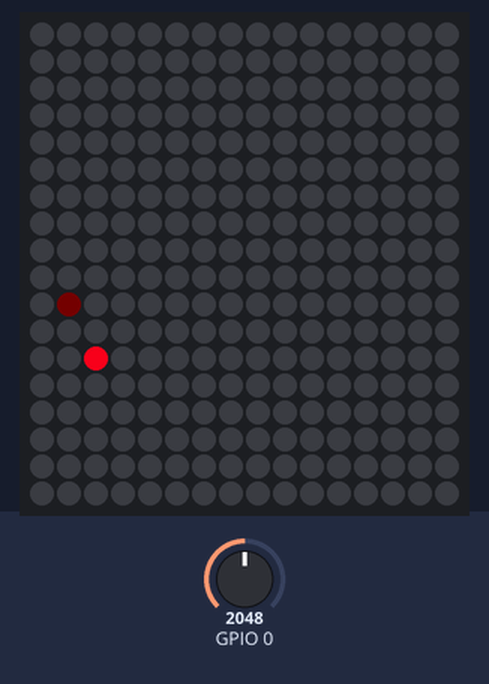
Simulated run of this program. Board: ESP32. On the bench: 16×18 RGB LED matrix (first LED top left, wired row by row). The test bench sets the inputs (shaded band); at power-on: GPIO 0 = 2048. Random numbers use the default seed unless the program sets one.

Above: at 0.59 s.
At 5.44 s:
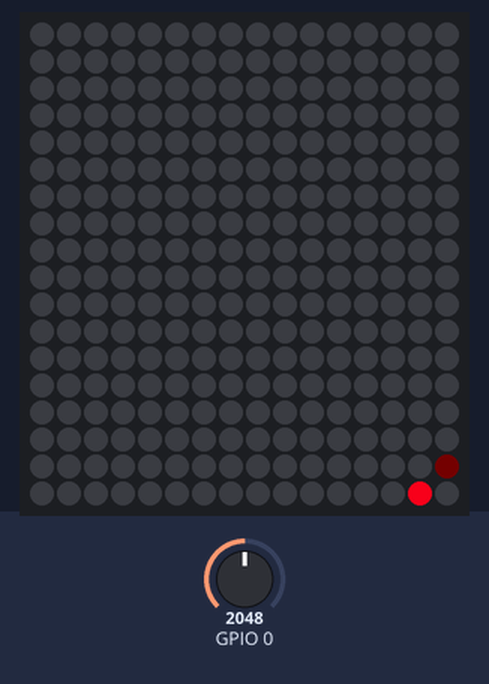
At 10.3 s:
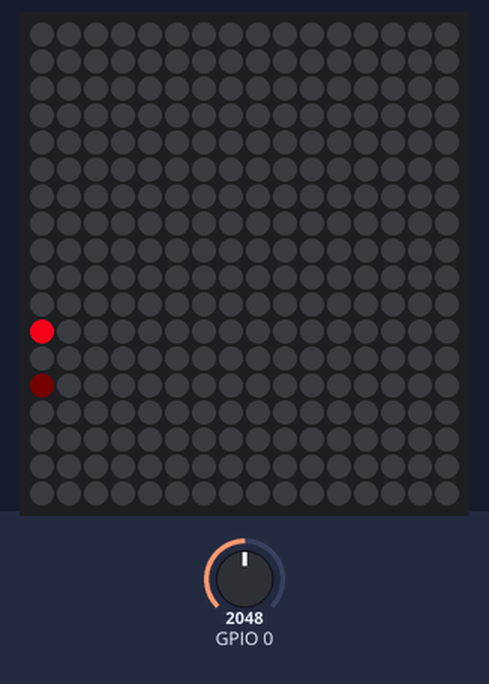
At 20.13 s:
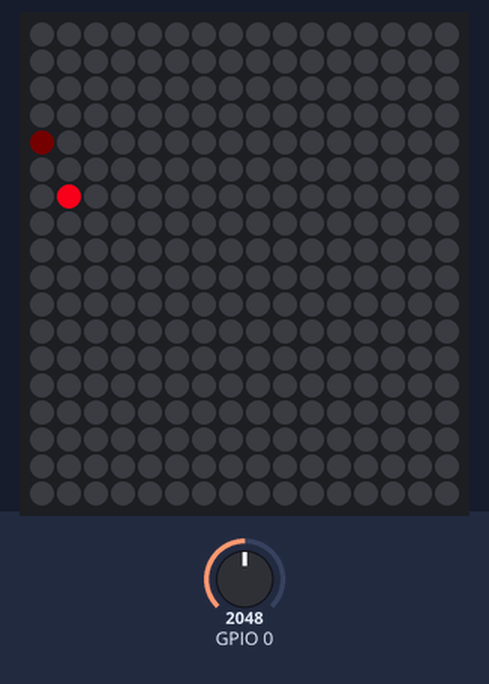
At 29.83 s:
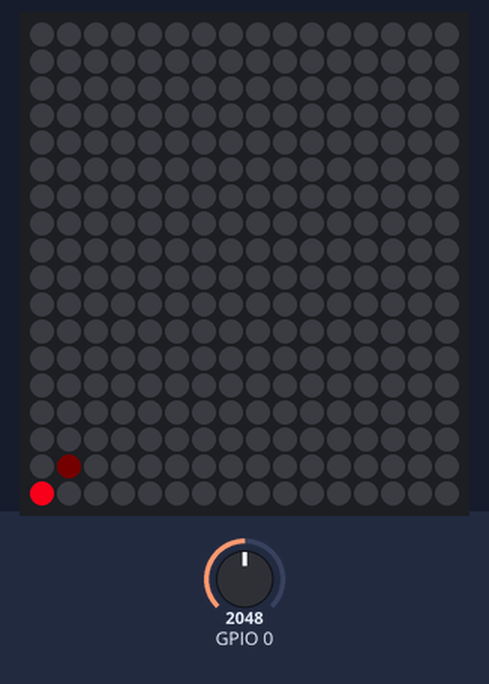
At 39.67 s:
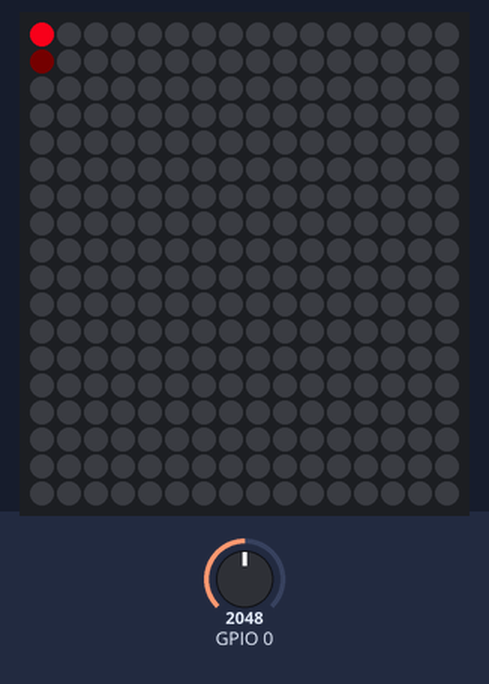

The program:

main.cpp
```cpp
// Bouncing balls
#include <FastLED.h>

#define FASTLED_INTERNAL

#define LED_PIN     3
#define NUM_LEDS    288
#define BRIGHTNESS  255
#define LED_TYPE    WS2812B
#define COLOR_ORDER GRB
#define NUM_ROWS    18
#define NUM_COLS    16
#define ARRAYSIZE(x) (sizeof(x)/sizeof(x[0]))

CRGB leds[NUM_LEDS];

class Ball{
  public:
    // constructor
    Ball(){
      randomSeed(analogRead(0));
      _x = random(NUM_COLS);
      _y = random(NUM_ROWS);
      while (_delta_x == 0){
        _delta_x = random(-20,30)/10;
      }
      while (_delta_y ==0){
        _delta_y = random(-20,30)/10;
      }
      _color = CHSV(random(1,255),255,255);
      leds[LEDArrayPosition(_x, _y)] = _color;
    };

    void Fade(uint8_t percentValue){
      leds[LEDArrayPosition(_x, _y)].fadeToBlackBy(percentValue);
    }

    void FadePrevious(uint8_t x, uint8_t y, uint8_t percentValue=200){
      leds[LEDArrayPosition(x, y)].fadeToBlackBy(percentValue);
    }

    void Clear(){
      leds[LEDArrayPosition(_x, _y)] = CRGB::Black;
    }

    void ClearPrevious(uint8_t x, uint8_t y){
      leds[LEDArrayPosition(x, y)] = CRGB::Black;
    }

    void Move(){
      // this moves the Ball by delta_x, delta_y for each execution of loop
      // do bounds checking
      // do fading of previous position

      // clear the previous x, y pixel
      ClearPrevious(_previous2_x, _previous2_y);
      _previous2_x = _previous_x;
      _previous2_y = _previous_y;
      FadePrevious(_previous2_x, _previous2_y, 240);

      // store current x,y to previous x, y
      _previous_x = _x;
      _previous_y = _y;
      // dim brightness of previous x, y
      FadePrevious(_previous_x, _previous_y, 180);


      // compute new x, y position
      _x += _delta_x;
      _y += _delta_y;

      // check for boundary conditions
      if (_x < 1){
        _x = 1;
        // change X direction
        _delta_x = _delta_x * (-1);
      }
      if (_x > NUM_COLS){
        _x = NUM_COLS;
        // change X direction
        _delta_x = _delta_x * (-1);
      }

      if (_y < 1){
        _y = 1;
        _delta_y = _delta_y * (-1);
      }

      if (_y > NUM_ROWS){
        _y = NUM_ROWS;
        _delta_y = _delta_y * (-1);
      }

      // draw current x, y
      leds[LEDArrayPosition((uint8_t)_x, (uint8_t)_y)] = _color;
    }

  private:
    float _x;
    float _y;
    uint8_t _previous_x=0;
    uint8_t _previous_y=0;
    uint8_t _previous2_x=0;
    uint8_t _previous2_y=0;
    float _delta_x;   // this determines speed and direction of ball
    float _delta_y;   // this determines speed and direction of ball
    CRGB  _color;
    int led_pos;

    int LEDArrayPosition(int x, int y){
      // do some bounds checking
      if (x>NUM_COLS) x=NUM_COLS;
      if (x<1) x=1;
      if (y>NUM_ROWS) y = NUM_ROWS;
      if (y<1) y=1;

      if (y%2==0){
        led_pos = ((y) * NUM_COLS) - x;  // even row
      } else {
        led_pos = x + ((y-1) * NUM_COLS) -1;  // odd row
      }
      return led_pos;
    }

};

void setup() {
  Serial.begin(115200);
  delay( 500 ); // power-up safety delay
  FastLED.addLeds<LED_TYPE, LED_PIN, COLOR_ORDER>
      (leds, NUM_LEDS).setCorrection( TypicalLEDStrip );
  FastLED.setBrightness(  BRIGHTNESS );

  // clear whole display
  FastLED.clear();
}

Ball balls[4];

void loop() {
  // I like to move it, move it!
  for (int i=0; i<ARRAYSIZE(balls); i++){
    balls[i].Move();
  }

  // light my fire
  FastLED.show();

  // slow everything
  delay(35);
}
```
